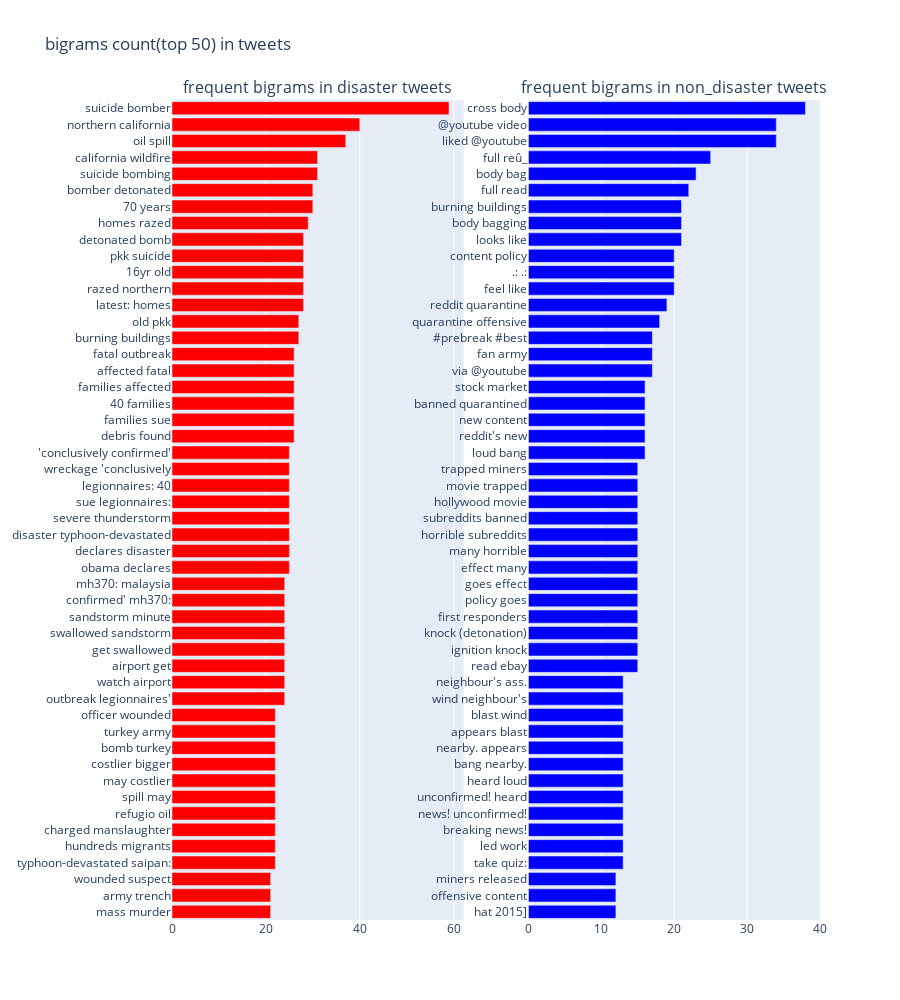

Notebook source saved alongside this figure:
### Markdown cell above
### 2.3 Bigrams count plots:

### Code cell
# disaster tweets - bigrams

# generate_ngrams(text, n_gram=1)

freq_dict_disaster = defaultdict(int)
for sent in train1['text']:
    for word in generate_ngrams(sent, 2):
        freq_dict_disaster[word]+=1
        

freq_sorted_disaster = pd.DataFrame(sorted(freq_dict_disaster.items(), key = lambda x: x[1])[::-1], columns=['word', 'frequency'])
trace1 = plot_bar(freq_sorted_disaster.head(50), 'red', 'disaster')


# non-disaster tweets - bigrams
freq_dict_no_disaster = defaultdict(int)
for sent in train0['text']:
    for word in generate_ngrams(sent, 2):
        freq_dict_no_disaster[word]+=1
        
freq_sorted_no_disaster = pd.DataFrame(sorted(freq_dict_no_disaster.items(), key = lambda x: x[1])[::-1], columns=['word', 'frequency'])
trace2 = plot_bar(freq_sorted_no_disaster.head(50), 'blue', 'No_disaster')

# create as subplots

fig = make_subplots(rows=1, cols=2, column_widths=[0.5, 0.5],
                    vertical_spacing=0.5,
                    print_grid=True,
                    subplot_titles=['frequent bigrams in disaster tweets',
                                  'frequent bigrams in non_disaster tweets'])
fig.append_trace(trace1, 1, 1)
fig.append_trace(trace2, 1, 2)
fig.update_layout(title = 'bigrams count(top 50) in tweets',
                  height = 1000,
                  width = 900)
py.iplot(fig)

del freq_dict_disaster
del freq_sorted_no_disaster
gc.collect()

### Figure 1 — Plotly figure (JSON) as saved in the notebook; plotly's stock layout.template omitted (floating-point values rounded to 4 significant figures)
{"data": [{"marker": {"color": "red"}, "name": "disaster", "orientation": "h", "showlegend": false, "type": "bar", "x": [21, 21, 21, 22, 22, 22, 22, 22, 22, 22, 22, 22, 22, 24, 24, 24, 24, 24, 24, 24, 24, 25, 25, 25, 25, 25, 25, 25, 25, 26, 26, 26, 26, 26, 26, 27, 27, 28, 28, 28, 28, 28, 29, 30, 30, 31, 31, 37, 40, 59], "xaxis": "x", "y": ["mass murder", "army trench", "wounded suspect", "typhoon-devastated saipan:", "hundreds migrants", "charged manslaughter", "refugio oil", "spill may", "may costlier", "costlier bigger", "bomb turkey", "turkey army", "officer wounded", "outbreak legionnaires'", "watch airport", "airport get", "get swallowed", "swallowed sandstorm", "sandstorm minute", "confirmed' mh370:", "mh370: malaysia", "obama declares", "declares disaster", "disaster typhoon-devastated", "severe thunderstorm", "sue legionnaires:", "legionnaires: 40", "wreckage 'conclusively", "'conclusively confirmed'", "debris found", "families sue", "40 families", "families affected", "affected fatal", "fatal outbreak", "burning buildings", "old pkk", "latest: homes", "razed northern", "16yr old", "pkk suicide", "detonated bomb", "homes razed", "70 years", "bomber detonated", "suicide bombing", "california wildfire", "oil spill", "northern california", "suicide bomber"], "yaxis": "y"}, {"marker": {"color": "blue"}, "name": "No_disaster", "orientation": "h", "showlegend": false, "type": "bar", "x": [12, 12, 12, 13, 13, 13, 13, 13, 13, 13, 13, 13, 13, 13, 13, 15, 15, 15, 15, 15, 15, 15, 15, 15, 15, 15, 15, 15, 16, 16, 16, 16, 16, 17, 17, 17, 18, 19, 20, 20, 20, 21, 21, 21, 22, 23, 25, 34, 34, 38], "xaxis": "x2", "y": ["hat 2015]", "offensive content", "miners released", "take quiz:", "led work", "breaking news!", "news! unconfirmed!", "unconfirmed! heard", "heard loud", "bang nearby.", "nearby. appears", "appears blast", "blast wind", "wind neighbour's", "neighbour's ass.", "read ebay", "ignition knock", "knock (detonation)", "first responders", "policy goes", "goes effect", "effect many", "many horrible", "horrible subreddits", "subreddits banned", "hollywood movie", "movie trapped", "trapped miners", "loud bang", "reddit's new", "new content", "banned quarantined", "stock market", "via @youtube", "fan army", "#prebreak #best", "quarantine offensive", "reddit quarantine", "feel like", ".: .:", "content policy", "looks like", "body bagging", "burning buildings", "full read", "body bag", "full reû_", "liked @youtube", "@youtube video", "cross body"], "yaxis": "y2"}], "layout": {"annotations": [{"font": {"size": 16}, "showarrow": false, "text": "frequent bigrams in disaster tweets", "x": 0.225, "xanchor": "center", "xref": "paper", "y": 1, "yanchor": "bottom", "yref": "paper"}, {"font": {"size": 16}, "showarrow": false, "text": "frequent bigrams in non_disaster tweets", "x": 0.775, "xanchor": "center", "xref": "paper", "y": 1, "yanchor": "bottom", "yref": "paper"}], "height": 1000, "title": {"text": "bigrams count(top 50) in tweets"}, "width": 900, "xaxis": {"anchor": "y", "domain": [0, 0.45]}, "xaxis2": {"anchor": "y2", "domain": [0.55, 1]}, "yaxis": {"anchor": "x", "domain": [0, 1]}, "yaxis2": {"anchor": "x2", "domain": [0, 1]}}}
